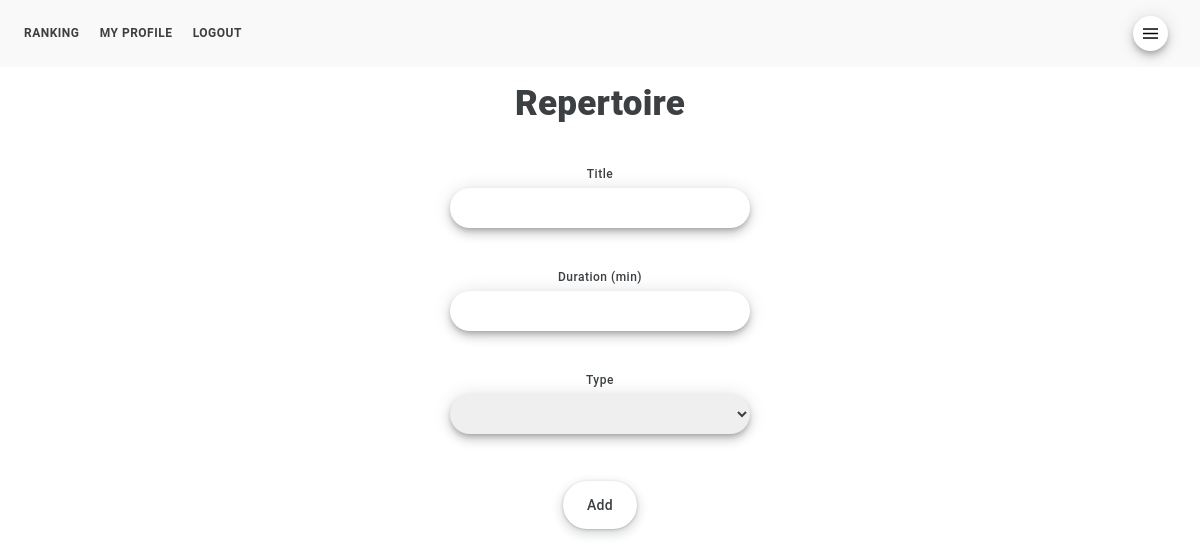
/repertoire.html (signed in), run on an earlier commit of the app's database.
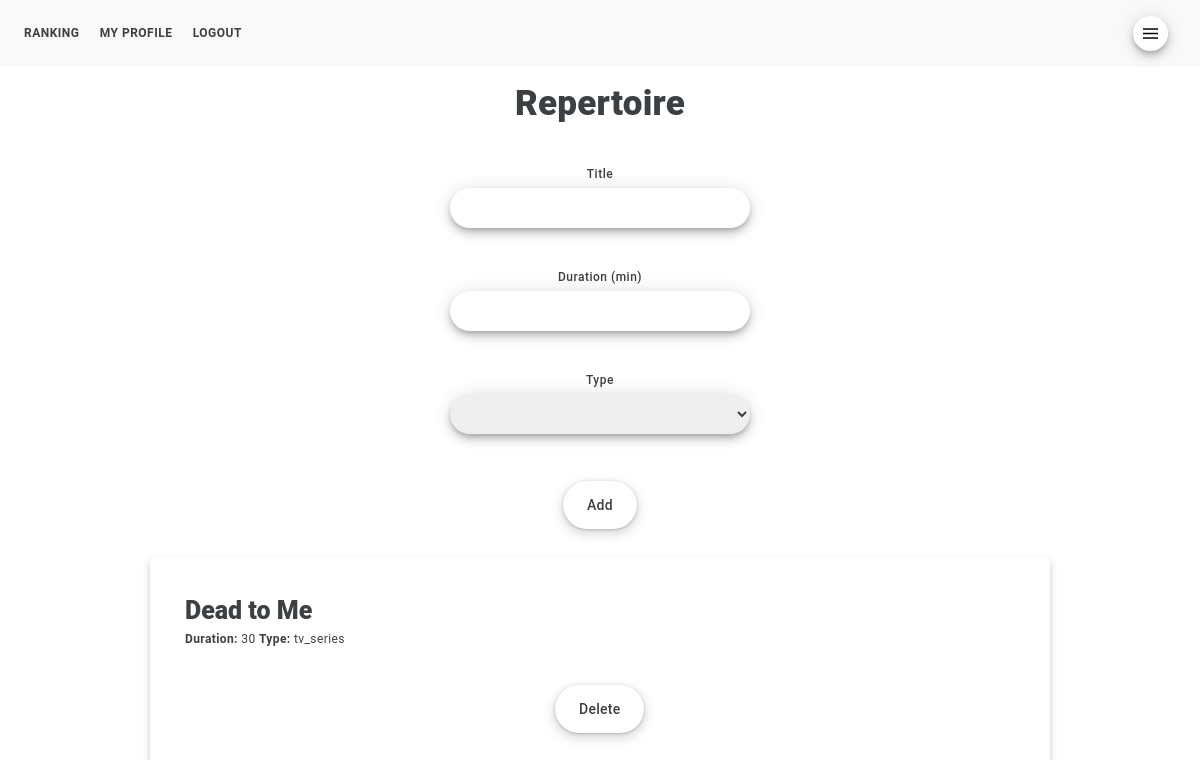
And on a later commit of the database.
### nieszkolni_app/models.py (models this page shows)
class Repertoire(models.Model):
    title = models.CharField(max_length=200, default="", primary_key=True)
    duration = models.IntegerField()
    title_type = models.CharField(max_length=200, default="")

### nieszkolni_app/views.py (the view, shortened to what this page needs)
# urls.py: path('repertoire.html', views.repertoire, name="repertoire"),
@staff_member_required
def repertoire(request):
    if request.user.is_authenticated:
        first_name = request.user.first_name
        last_name = request.user.last_name
        current_user = first_name + " " + last_name
        titles = BackOfficeManager().display_repertoire()
        return render(request, "repertoire.html", {
            "titles": titles
            })

### nieszkolni_folder/back_office_manager.py (called while the page is built)
    def display_repertoire(self):
        with connection.cursor() as cursor:
            cursor.execute(f'''
                SELECT
                title,
                duration,
                title_type
                FROM nieszkolni_app_repertoire
                ''')
            titles = cursor.fetchall()
            return titles

### nieszkolni_app/templates/repertoire.html (shortened to what this page needs)
{% extends 'base.html' %}
{% block 'content' %}
<h1>Repertoire</h1>
<form action="{% url 'repertoire' %}" method="POST">
  <div class="flex-parent jc-center">
    <div class="input_container">
      <label class="input_label">Title</label>
      <input type="text" class="input_content" name="title">
    </div>
  </div>
  <div class="flex-parent jc-center">
    <div class="input_container">
      <label class="input_label">Duration (min)</label>
      <input type="number" class="input_content" name="duration">
    </div>
  </div>
  <div class="flex-parent jc-center">
    <div class="input_container">
      <label class="input_label">Type</label>
      <select class="input_content" name="title_type">
        <option disabled selected value></option>
        <option value="tv_series">TV series</option>
      </select>
    </div>
  </div>
  <div class="flex-parent jc-center">
  	<button type="submit" class="button_main" name="repertoire_action" value="add">Add</button>
  </div>
</form>
{% for title in titles %}
	<form action="{% url 'repertoire' %}" method="POST">
		<div class="flex-parent jc-center">
			<div class="assignment_card">
			    <div class="task_card_container">
			      <div class="task_card_title">{{ title.0 }}</div>
			      <div class="task_card_details"><b>Duration:</b> {{ title.1 }} <b>Type:</b> {{ title.2 }}</div>
				<div class="flex-parent jc-center">
		  			<button type="submit" class="button_main" name="repertoire_action" value="delete">Delete</button>
		  		</div>
		    </div>
		  </div>
		</div>
	</form>
{% endfor %}
{% endblock %}

What changed in the data, as far as the page shows it:
added Repertoire: title "Dead to Me", duration "30", title_type "tv_series"
